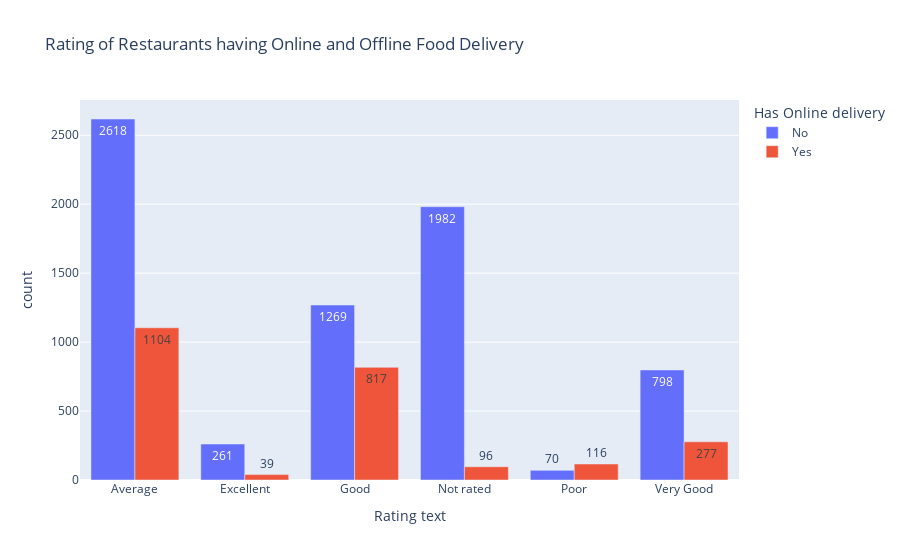

Write notebook code for a chart like this one.
### Markdown cell above
### Rating distribution among restaurants having online delivery option

### Code cell
temp_df = df.groupby(['Rating text','Has Online delivery']).size().reset_index().rename(columns={0:'count'})
fig = px.bar(temp_df, x='Rating text',y='count',color='Has Online delivery',
             barmode='group', text_auto=True,
             title='Rating of Restaurants having Online and Offline Food Delivery')


fig.show()

### Figure 1 — Plotly figure (JSON) as saved in the notebook; plotly's stock layout.template omitted (floating-point values rounded to 4 significant figures)
{"data": [{"alignmentgroup": "True", "hovertemplate": "Has Online delivery=No<br>Rating text=%{x}<br>count=%{y}<extra></extra>", "legendgroup": "No", "marker": {"color": "#636efa", "pattern": {"shape": ""}}, "name": "No", "offsetgroup": "No", "orientation": "v", "showlegend": true, "textposition": "auto", "texttemplate": "%{y}", "type": "bar", "x": ["Average", "Excellent", "Good", "Not rated", "Poor", "Very Good"], "xaxis": "x", "y": [2618, 261, 1269, 1982, 70, 798], "yaxis": "y"}, {"alignmentgroup": "True", "hovertemplate": "Has Online delivery=Yes<br>Rating text=%{x}<br>count=%{y}<extra></extra>", "legendgroup": "Yes", "marker": {"color": "#EF553B", "pattern": {"shape": ""}}, "name": "Yes", "offsetgroup": "Yes", "orientation": "v", "showlegend": true, "textposition": "auto", "texttemplate": "%{y}", "type": "bar", "x": ["Average", "Excellent", "Good", "Not rated", "Poor", "Very Good"], "xaxis": "x", "y": [1104, 39, 817, 96, 116, 277], "yaxis": "y"}], "layout": {"barmode": "group", "legend": {"title": {"text": "Has Online delivery"}, "tracegroupgap": 0}, "title": {"text": "Rating of Restaurants having Online and Offline Food Delivery"}, "xaxis": {"anchor": "y", "domain": [0, 1], "title": {"text": "Rating text"}}, "yaxis": {"anchor": "x", "domain": [0, 1], "title": {"text": "count"}}}}
